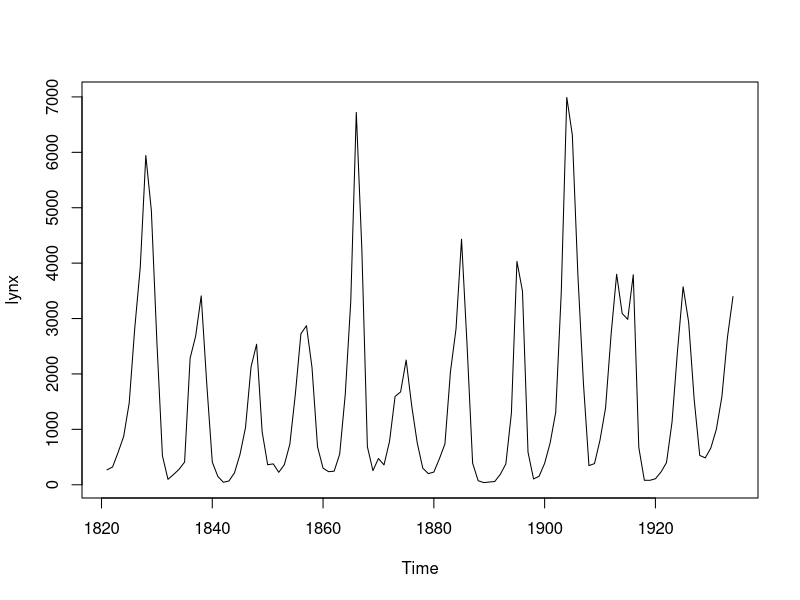
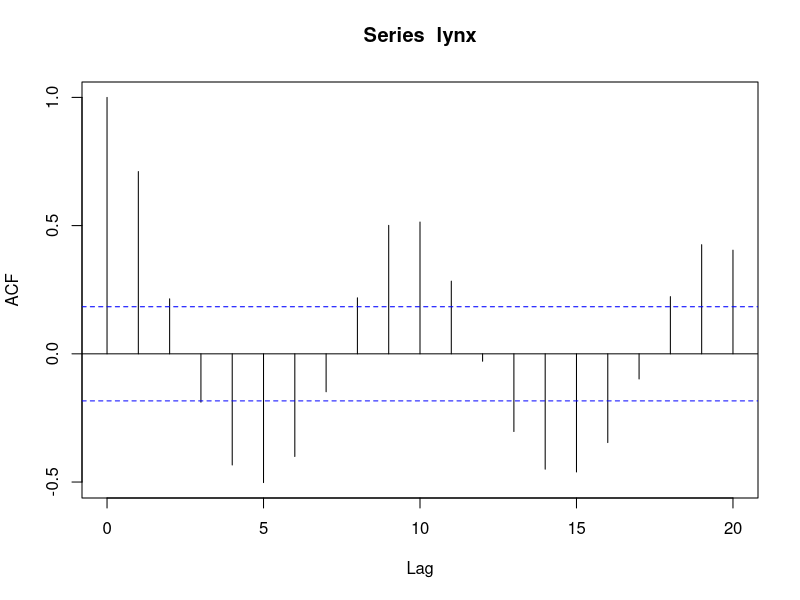
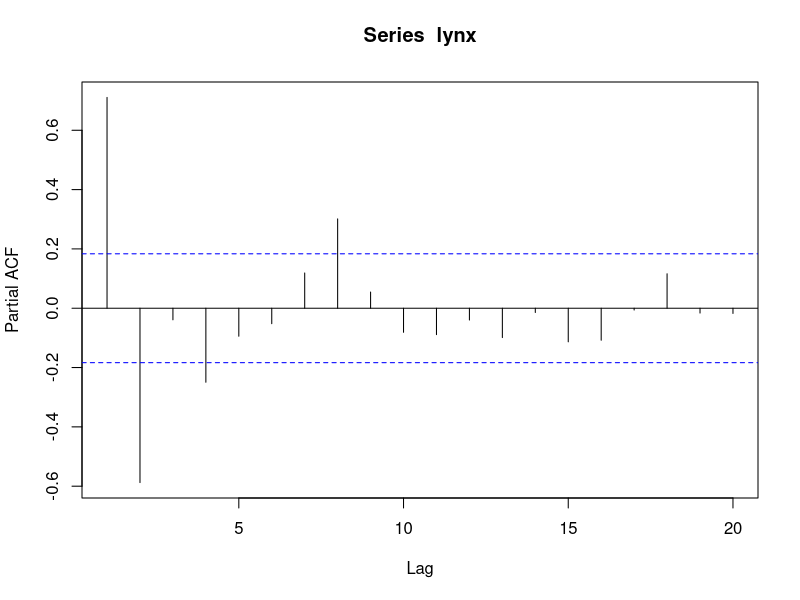
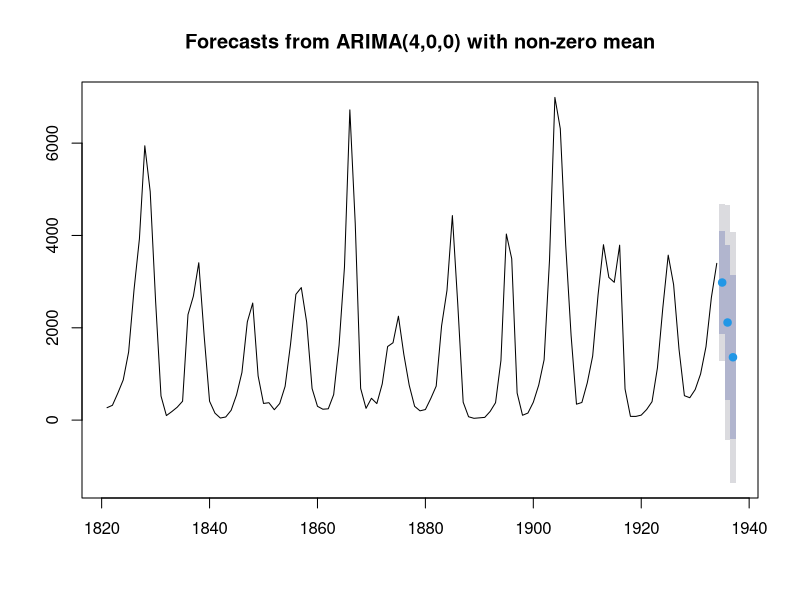

R code for these plots, in order:
#ARIMA

plot(lynx)


acf(lynx) ; pacf(lynx)

library(forecast)

auto.arima(lynx)

auto.arima(lynx, trace = T)

myar = auto.arima(lynx, stepwise = F, approximation = F)

myar

plot(forecast(myar, h = 3))
